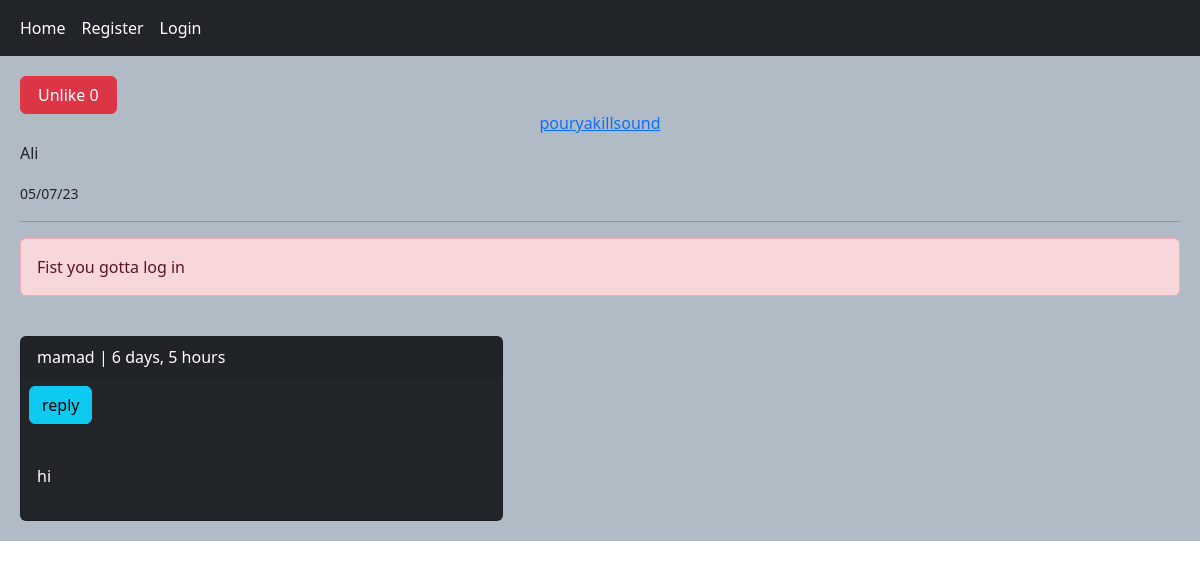
Screenshot of /detail/11/ali/ with the database file from the repository.
### home/models.py (models this page shows, shortened)
class Post(models.Model):
    body = models.TextField()
    slug = models.SlugField()
    created = models.DateTimeField(auto_now_add=True)
    updated = models.DateTimeField(auto_now=True)
    user = models.ForeignKey(User, on_delete=models.CASCADE, related_name='posts')
    class Meta:
        ordering = ('body',)
    def likes_count(self):
        return self.plikes.count()

class Comment(models.Model):
    user = models.ForeignKey(User, on_delete=models.CASCADE, related_name='ucomments')
    post = models.ForeignKey(Post, on_delete=models.CASCADE, related_name='pcomments')
    reply = models.ForeignKey('self', on_delete=models.CASCADE, related_name='rcomments', null=True, blank=True)
    is_reply = models.BooleanField(default=False)
    body = models.TextField()
    created = models.DateTimeField(auto_now_add=True)
    class Meta:
        ordering = ['-created']

### home/views.py (the view, shortened to what this page needs)
# urls.py: path('detail/<int:post_id>/<slug:post_slug>/', views.DetailView.as_view(), name = 'detail'),
class DetailView(View):
    form_class = CommentCreateForm
    def setup(self, request, *args, **kwargs):
        post = get_object_or_404(Post, pk=kwargs['post_id'], slug=kwargs['post_slug'])
        self.comments = post.pcomments.filter(is_reply=False)
        return super().setup(request, *args, **kwargs)
    def get(self, request, post_id, post_slug):
        post = get_object_or_404(Post, pk=post_id, slug=post_slug)
        comments = self.comments
        can_like=False
        if request.user.is_authenticated and post.can_like(request.user):
            can_like = True
        return render(request, 'home/detail.html', {'post':post, 'comments':comments, 'form':self.form_class(), 'can_like':can_like})

### home/templates/home/detail.html (shortened to what this page needs)
{% extends 'base.html' %}
{% block body %}
    {% if can_like %}
        <a class="btn btn-primary col-sm-1" href="{% url 'home:like' post.id %}">Like {{ post.likes_count }}</a>
    {% else %}
        <a class="btn btn-danger col-sm-1" href="{% url 'home:unlike' post.id %}">Unlike {{ post.likes_count }}</a>
    {% endif %}
    <h6 class="text-center"><a href="{% url 'account:profile' post.user.id %}">{{ post.user }}</a></h6>
    <p>{{ post.body }}</p>
    <small>{{ post.created|date:"d/m/y" }}</small><hr>
    {% if user.is_authenticated %}
        <form class="col-sm-6" action="" method="POST">
                {% csrf_token %}
                {{ form.as_p }}
                <input type="submit" value="Send">
    </form><br/>
    {% else %}
        <p class="alert alert-danger">Fist you gotta log in</p><br/>
    {% endif %}
    {% for comment in comments %}
        {% with replies=comment.rcomments.all %}
            <div class="card bg-dark text-white col-sm-5">
                <p class="card-header">{{ comment.user.username }} | {{ comment.created|timesince }}</p>
            <p><a class="btn btn-info m-2" href="{% url 'home:reply' post.id comment.id %}">reply</a></p>
            <p class="card-body">{{ comment.body }}</p>
                    </div>
        {% endwith %}
            </div><br>
        {% empty %}
            <p>No comments yet!</p><br/>
    {% endfor %}
{% endblock %}

### rows the page displays
Post: likes_count "0", user "pouryakillsound", body "Ali", created "05/07/23"
Comment: user.username "mamad", created "6 days, 5 hours", body "hi"
